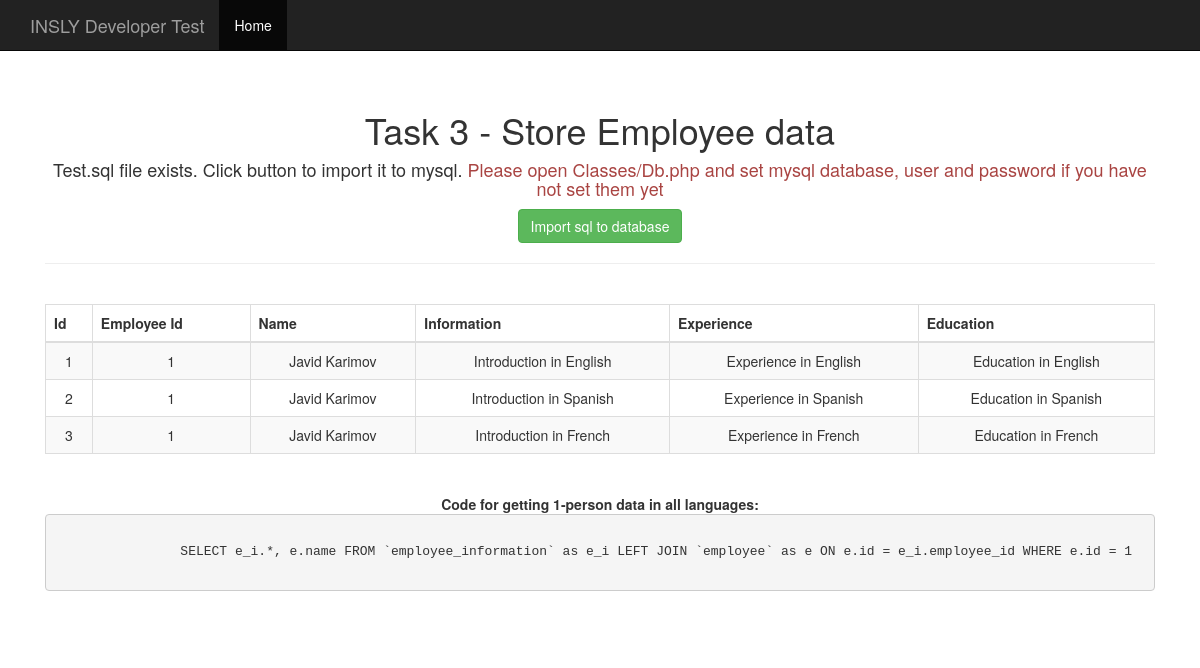
Page /?route=task3/index on the committed database.
### tables this page shows
CREATE TABLE `employee_information` (
  `id` bigint(20) UNSIGNED NOT NULL,
  `employee_id` bigint(20) UNSIGNED DEFAULT '0',
  `language_id` bigint(20) UNSIGNED DEFAULT '1',
  `introduction` text,
  `experience` text,
  `education` text
);

CREATE TABLE `employee` (
  `id` bigint(20) UNSIGNED NOT NULL,
  `name` varchar(50) NOT NULL,
  `birthdate` date NOT NULL,
  `ssn` varchar(20) NOT NULL,
  `current_employee` tinyint(2) UNSIGNED DEFAULT '1',
  `email` varchar(100) NOT NULL,
  `phone` varchar(20) DEFAULT NULL,
  `address` varchar(255) DEFAULT '',
  `created_by` varchar(50) NOT NULL,
  `created_at` timestamp NOT NULL DEFAULT CURRENT_TIMESTAMP,
  `modified_by` varchar(50) DEFAULT NULL,
  `modified_at` timestamp NULL DEFAULT NULL
);

### Classes/Db.php (called while the page is built, shortened)
<?php
class Db
{
    private $_connection;
    private static $_instance;
    public static function getInstance()
    {
        if (!self::$_instance) {
            self::$_instance = new self();
        }
        return self::$_instance;
    }
    private function __construct()
    {
        $this->_host = config('host', 'database');
        $this->_username = config('username', 'database');
        $this->_password = config('password', 'database');
        $this->_database = config('database', 'database');
        try {
            $this->_connection  = new \PDO("mysql:host=$this->_host;dbname=$this->_database", $this->_username, $this->_password);
            $this->_connection->setAttribute(PDO::ATTR_ERRMODE, PDO::ERRMODE_EXCEPTION);
            $this->_connection->setAttribute(PDO::ATTR_EMULATE_PREPARES, true);
            $this->_connection->exec("set names utf8");
        } catch (\PDOException $e) {
            throw new \Exception($e);
        }
    }
    public function getConnection()
    {
        return $this->_connection;
    }
    public function raw($sql)
    {
        return $this->getConnection()->query($sql);
    }
}

### config/database.php (called while the page is built)
<?php
return [
    'host'      => 'localhost',
    'database'  => 'apitest',
    'username'  => 'root',
    'password'  => '',
];

### functions.php (called while the page is built, shortened)
<?php
if(!function_exists('config')) {
    function config($key, $file = 'app')
    {
        $array = include BASE_PATH . '/config/' . $file . '.php';
        $path = explode('.', $key);
        $temp = &$array;
        foreach ($path as $keyx) {
            $temp =& $temp[$keyx];
        }
        return (($temp) === NULL || is_array($temp)) ? $file . '.error.' . $key : $temp;
    }
}

### routes/task3/index.php (the view)
<div class="container">
    <div class="starter-template">
        <h1>Task 3 - Store Employee data</h1>
        <?php if(is_file('database/test.sql')): ?>
        <h4>Test.sql file exists. Click button to import it to mysql. <span class="text-danger">Please open Classes/Db.php and set mysql database, user and password if you have not set them yet</span></h4>
        <a href="install.php" class="btn btn-success">Import sql to database</a>
        <?php else: ?>
        <h4 class="text-danger">Test.sql file does not exist</h4>
        <?php endif; ?>
        <hr>
        <?php
        $sql            = "SELECT e_i.*, e.name FROM `employee_information` as e_i LEFT JOIN `employee` as e ON e.id = e_i.employee_id WHERE e.id = 1";
        $employee_data  = \Classes\Db::getInstance()->raw($sql)
            ->fetchAll();
        ?>
        <br>
        <div class="table-responsive">
            <table class="table table-bordered table-striped">
                <thead>
                    <tr>
                        <th>Id</th>
                        <th>Employee Id</th>
                        <th>Name</th>
                        <th>Information</th>
                        <th>Experience</th>
                        <th>Education</th>
                    </tr>
                </thead>
                <tbody>
                    <?php foreach ($employee_data as $result): ?>
                    <tr>
                        <td><?=$result['id']?></td>
                        <td><?=$result['employee_id']?></td>
                        <td><?=$result['name']?></td>
                        <td><?=$result['introduction']?></td>
                        <td><?=$result['experience']?></td>
                        <td><?=$result['education']?></td>
                    </tr>
                    <?php endforeach; ?>
                </tbody>
            </table>
        </div>
        <br>
        <strong>Code for getting 1-person data in all languages:</strong>
        <pre>
            <code>
                <?=$sql?>
            </code>
        </pre>
    </div>
</div>

### index.php (shortened to what this page needs)
<?php
$route = (isset($_GET['route']) && is_file('routes/'.$_GET['route'].'.php')) ? 'routes/'.$_GET['route'] : 'routes/index';
$route_file = $route.'.php';
?>
<?php if($_SERVER['REQUEST_METHOD'] == 'GET'): ?>
<!DOCTYPE html>
<html lang="en">
<head>
    <link href="assets/css/bootstrap.min.css" rel="stylesheet">
    <link href="assets/css/starter-template.css" rel="stylesheet">
</head>
<body>
<nav class="navbar navbar-inverse navbar-fixed-top">
    <div class="container">
        <div class="navbar-header">
            <a class="navbar-brand" href="#">INSLY Developer Test</a>
        </div>
        <div id="navbar" class="collapse navbar-collapse">
            <ul class="nav navbar-nav">
                <li class="active"><a href="/">Home</a></li>
            </ul>
        </div>
    </div>
</nav>
<?php
include_once $route_file;
?>
</body>
</html>
<?php else: ?>
    <?php
    include_once $route_file;
    ?>
<?php endif; ?>

### assets/css/starter-template.css (style rules this page uses)
body { padding-top: 50px; }
.starter-template { padding: 40px 15px; text-align: center; }

### rows in the picture
employee_information: id "1", employee "1", employee.name "Javid Karimov", introduction "Introduction in English", experience "Experience in English", education "Education in English"
employee_information: id "2", employee "1", employee.name "Javid Karimov", introduction "Introduction in Spanish", experience "Experience in Spanish", education "Education in Spanish"
employee_information: id "3", employee "1", employee.name "Javid Karimov", introduction "Introduction in French", experience "Experience in French", education "Education in French"

### other values in the picture
$sql "SELECT e_i.*, e.name FROM `employee_information` as e_i LEFT JOIN `employee` as e ON e.id = e_i.employee_id WHERE e.id = 1…"
